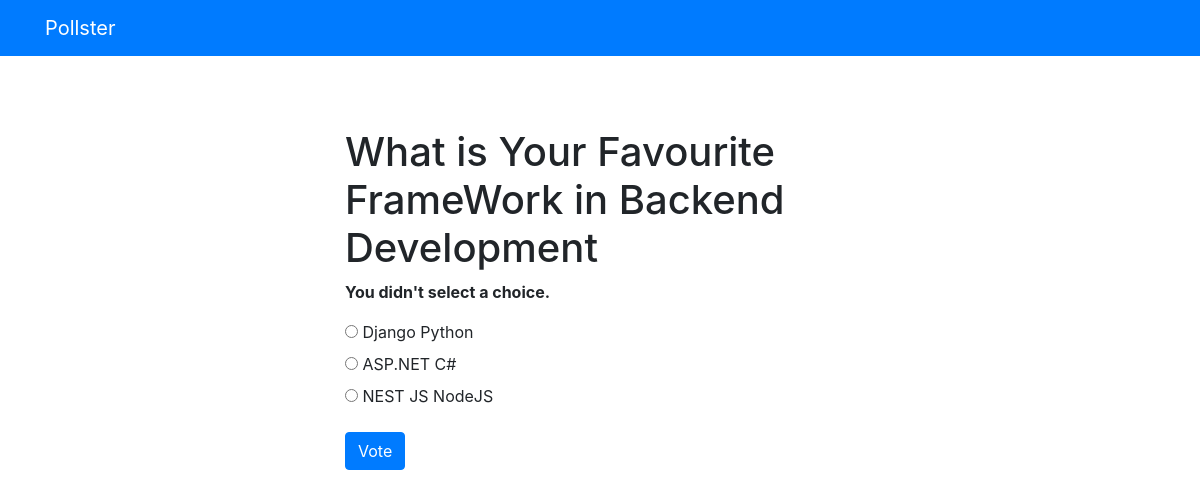
The page /polls/1/vote/ on the database its author committed.
### polls/models.py (models this page shows, shortened)
class Question(models.Model):
	question_text = models.CharField(max_length = 200)
	pub_date = models.DateTimeField('date published')

class Choice(models.Model):
	question = models.ForeignKey(Question, on_delete = models.CASCADE)
	choice_text = models.CharField(max_length = 200)
	votes = models.IntegerField(default = 0)

### polls/views.py (the view)
# urls.py: path('<int:question_id>/vote/', views.vote, name='vote'),
def vote(request, question_id):
    question = get_object_or_404(Question, pk=question_id)
    try:
        selected_choices = request.POST.getlist('choice')
        if not selected_choices:
            raise KeyError
    except KeyError:
        return render(request, 'polls/details.html', {
            'question': question,
            'error_message': "You didn't select a choice.",
        })
    else:
        for choice_id in selected_choices:
            selected_choice = question.choice_set.get(pk=choice_id)
            selected_choice.votes += 1
            selected_choice.save()
        return HttpResponseRedirect(reverse('polls:results', args=(question.id,)))

### templates/polls/details.html (shortened to what this page needs)
{% extends 'base.html' %}
{% block content %}
<div class="container mt-5">
    <h1>{{ question.question_text }}</h1>
    {% if error_message %}<p><strong>{{ error_message }}</strong></p>{% endif %}
    <form action="{% url 'polls:vote' question.id %}" method="post">
    {% for choice in question.choice_set.all %}
        <input type="radio" name="choice" id="choice{{ forloop.counter }}" value="{{ choice.id }}">
        <label for="choice{{ forloop.counter }}">{{ choice.choice_text }}</label><br>
    {% endfor %}
    <input type="submit" value="Vote" class="btn btn-primary mt-3">
    </form>
</div>
{% endblock %}

### rows shown on the page
Question: question_text "What is Your Favourite FrameWork in Backend Development"
Choice: choice_text "Django Python"
Choice: choice_text "ASP.NET C#"
Choice: choice_text "NEST JS NodeJS"

### other values the page prints
{{ error_message }} "You didn't select a choice."
